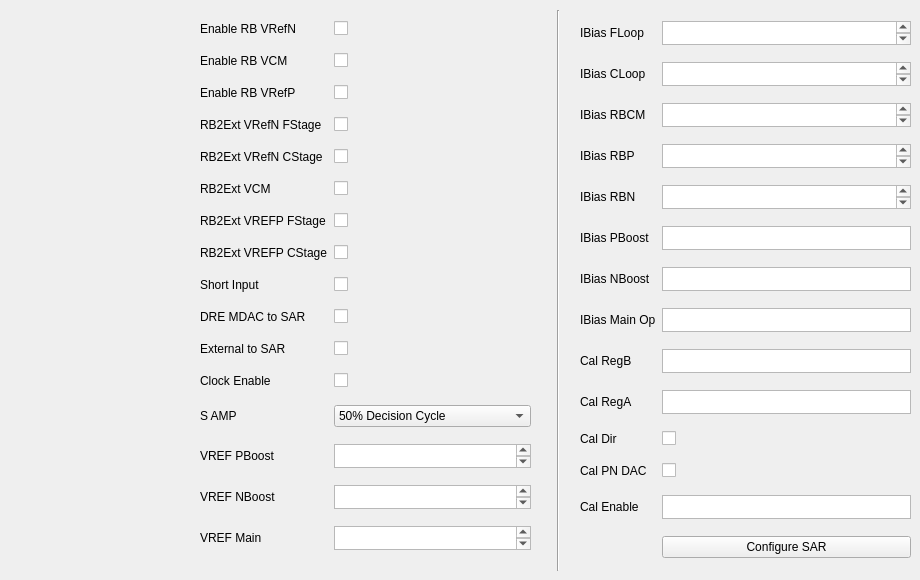
            <widget class="QWidget" name="channel1SARTab">
             <attribute name="title">
              <string>SAR</string>
             </attribute>
             <widget class="QWidget" name="gridLayoutWidget_27">
              <property name="geometry">
               <rect>
                <x>200</x>
                <y>10</y>
                <width>331</width>
                <height>561</height>
               </rect>
              </property>
              <layout class="QGridLayout" name="ch1SarGridLayout_2">
               <item row="11" column="0">
                <widget class="QLabel" name="label_34">
                 <property name="maximumSize">
                  <size>
                   <width>16777215</width>
                   <height>20</height>
                  </size>
                 </property>
                 <property name="text">
                  <string>Clock Enable</string>
                 </property>
                </widget>
               </item>
               <item row="13" column="0">
                <widget class="QLabel" name="label_35">
                 <property name="maximumSize">
                  <size>
                   <width>16777215</width>
                   <height>20</height>
                  </size>
                 </property>
                 <property name="text">
                  <string>VREF PBoost</string>
                 </property>
                </widget>
               </item>
               <item row="10" column="0">
                <widget class="QLabel" name="label_36">
                 <property name="maximumSize">
                  <size>
                   <width>16777215</width>
                   <height>20</height>
                  </size>
                 </property>
                 <property name="text">
                  <string>External to SAR</string>
                 </property>
                </widget>
               </item>
               <item row="9" column="1">
                <widget class="QCheckBox" name="coluta13ch1DREMDACToSARBox">
                 <property name="text">
                  <string/>
                 </property>
                </widget>
               </item>
               <item row="4" column="1">
                <widget class="QCheckBox" name="coluta13ch1RB2EXTVREFNCStageBox">
                 <property name="text">
                  <string/>
                 </property>
                </widget>
               </item>
               <item row="0" column="1">
                <widget class="QCheckBox" name="coluta13ch1ENRBVREFNBox">
                 <property name="text">
                  <string/>
                 </property>
                </widget>
               </item>
               <item row="0" column="0">
                <widget class="QLabel" name="coluta13ch1DATATXDriveStrength_4">
                 <property name="text">
                  <string>Enable RB VRefN</string>
                 </property>
                </widget>
               </item>
               <item row="3" column="1">
                <widget class="QCheckBox" name="coluta13ch1RB2EXTVREFNFStageBox">
                 <property name="text">
                  <string/>
                 </property>
                </widget>
               </item>
               <item row="3" column="0">
                <widget class="QLabel" name="RB2Ext">
                 <property name="text">
                  <string>RB2Ext VRefN FStage</string>
                 </property>
                </widget>
               </item>
               <item row="2" column="0">
                <widget class="QLabel" name="coluta13ch1DATAMUXSelect_2">
                 <property name="text">
                  <string>Enable RB VRefP</string>
                 </property>
                </widget>
               </item>
               <item row="6" column="0">
                <widget class="QLabel" name="label_136">
                 <property name="maximumSize">
                  <size>
                   <width>16777215</width>
                   <height>20</height>
                  </size>
                 </property>
                 <property name="text">
                  <string>RB2Ext VREFP FStage</string>
                 </property>
                </widget>
               </item>
               <item row="5" column="0">
                <widget class="QLabel" name="label_135">
                 <property name="maximumSize">
                  <size>
                   <width>16777215</width>
                   <height>20</height>
                  </size>
                 </property>
                 <property name="text">
                  <string>RB2Ext VCM</string>
                 </property>
                </widget>
               </item>
               <item row="5" column="1">
                <widget class="QCheckBox" name="coluta13ch1RB2EXTVCMBox">
                 <property name="text">
                  <string/>
                 </property>
                </widget>
               </item>
               <item row="15" column="0">
                <widget class="QLabel" name="label_37">
                 <property name="maximumSize">
                  <size>
                   <width>16777215</width>
                   <height>20</height>
                  </size>
                 </property>
                 <property name="text">
                  <string>VREF Main</string>
                 </property>
                </widget>
               </item>
               <item row="14" column="0">
                <widget class="QLabel" name="label_38">
                 <property name="maximumSize">
                  <size>
                   <width>16777215</width>
                   <height>20</height>
                  </size>
                 </property>
                 <property name="text">
                  <string>VREF NBoost</string>
                 </property>
                </widget>
               </item>
               <item row="4" column="0">
                <widget class="QLabel" name="coluta13ch1Disable_2">
                 <property name="text">
                  <string>RB2Ext VRefN CStage</string>
                 </property>
                </widget>
               </item>
               <item row="2" column="1">
                <widget class="QCheckBox" name="coluta13ch1ENRBVREFPBox">
                 <property name="text">
                  <string/>
                 </property>
                </widget>
               </item>
               <item row="9" column="0">
                <widget class="QLabel" name="ch1DecisionWidthLabel_2">
                 <property name="text">
                  <string>DRE MDAC to SAR</string>
                 </property>
                </widget>
               </item>
               <item row="8" column="0">
                <widget class="QLabel" name="ch1CalRegBLabel_2">
                 <property name="text">
                  <string>Short Input</string>
                 </property>
                </widget>
               </item>
               <item row="12" column="0">
                <widget class="QLabel" name="label_39">
                 <property name="maximumSize">
                  <size>
                   <width>16777215</width>
                   <height>20</height>
                  </size>
                 </property>
                 <property name="text">
                  <string>S AMP</string>
                 </property>
                </widget>
               </item>
               <item row="1" column="1">
                <widget class="QCheckBox" name="coluta13ch1ENRBVCMBox">
                 <property name="maximumSize">
                  <size>
                   <width>16777215</width>
                   <height>16777215</height>
                  </size>
                 </property>
                 <property name="text">
                  <string/>
                 </property>
                </widget>
               </item>
               <item row="1" column="0">
                <widget class="QLabel" name="coluta13ch1FRAMETXDriveStrength_2">
                 <property name="text">
                  <string>Enable RB VCM</string>
                 </property>
                </widget>
               </item>
               <item row="10" column="1">
                <widget class="QCheckBox" name="coluta13ch1EXTToSARBox">
                 <property name="text">
                  <string/>
                 </property>
                </widget>
               </item>
               <item row="7" column="0">
                <widget class="QLabel" name="label_137">
                 <property name="maximumSize">
                  <size>
                   <width>16777215</width>
                   <height>20</height>
                  </size>
                 </property>
                 <property name="text">
                  <string>RB2Ext VREFP CStage</string>
                 </property>
                </widget>
               </item>
               <item row="6" column="1">
                <widget class="QCheckBox" name="coluta13ch1RB2EXTVREFPFStageBox">
                 <property name="text">
                  <string/>
                 </property>
                </widget>
               </item>
               <item row="7" column="1">
                <widget class="QCheckBox" name="coluta13ch1RB2EXTVREFPCStageBox">
                 <property name="text">
                  <string/>
                 </property>
                </widget>
               </item>
               <item row="15" column="1">
                <widget class="QPlainTextEdit" name="coluta13ch1VREFMAINBox">
                 <property name="maximumSize">
                  <size>
                   <width>16777215</width>
                   <height>24</height>
                  </size>
                 </property>
                </widget>
               </item>
               <item row="14" column="1">
                <widget class="QPlainTextEdit" name="coluta13ch1VREFNBOOSTBox">
                 <property name="maximumSize">
                  <size>
                   <width>16777215</width>
                   <height>24</height>
                  </size>
                 </property>
                </widget>
               </item>
               <item row="13" column="1">
                <widget class="QPlainTextEdit" name="coluta13ch1VREFPBOOSTBox">
                 <property name="maximumSize">
                  <size>
                   <width>16777215</width>
                   <height>24</height>
                  </size>
                 </property>
                </widget>
               </item>
               <item row="11" column="1">
                <widget class="QCheckBox" name="coluta13ch1SCLKENBox">
                 <property name="text">
                  <string/>
                 </property>
                </widget>
               </item>
               <item row="12" column="1">
                <widget class="QComboBox" name="coluta13ch1SAMPBox">
                 <item>
                  <property name="text">
                   <string>50% Decision Cycle</string>
                  </property>
                 </item>
                 <item>
                  <property name="text">
                   <string>25% Decision Cycle</string>
                  </property>
                 </item>
                </widget>
               </item>
               <item row="8" column="1">
                <widget class="QCheckBox" name="coluta13ch1SHORTINPUTBox">
                 <property name="text">
                  <string/>
                 </property>
                </widget>
               </item>
              </layout>
             </widget>
             <widget class="QWidget" name="gridLayoutWidget_28">
              <property name="geometry">
               <rect>
                <x>580</x>
                <y>10</y>
                <width>331</width>
                <height>561</height>
               </rect>
              </property>
              <layout class="QGridLayout" name="ch1SarGridLayout_3">
               <item row="2" column="0">
                <widget class="QLabel" name="coluta13ch1DATAMUXSelect_3">
                 <property name="text">
                  <string>IBias RBCM</string>
                 </property>
                </widget>
               </item>
               <item row="6" column="0">
                <widget class="QLabel" name="ch1DecisionWidthLabel_3">
                 <property name="text">
                  <string>IBias NBoost</string>
                 </property>
                </widget>
               </item>
               <item row="12" column="1">
                <widget class="QPlainTextEdit" name="coluta13ch1SARCALENBox">
                 <property name="maximumSize">
                  <size>
                   <width>16777215</width>
                   <height>24</height>
                  </size>
                 </property>
                 <property name="verticalScrollBarPolicy">
                  <enum>Qt::ScrollBarAlwaysOff</enum>
                 </property>
                 <property name="horizontalScrollBarPolicy">
                  <enum>Qt::ScrollBarAlwaysOff</enum>
                 </property>
                </widget>
               </item>
               <item row="9" column="1">
                <widget class="QPlainTextEdit" name="coluta13ch1CALREGABox">
                 <property name="maximumSize">
                  <size>
                   <width>16777215</width>
                   <height>24</height>
                  </size>
                 </property>
                 <property name="verticalScrollBarPolicy">
                  <enum>Qt::ScrollBarAlwaysOff</enum>
                 </property>
                 <property name="horizontalScrollBarPolicy">
                  <enum>Qt::ScrollBarAlwaysOff</enum>
                 </property>
                </widget>
               </item>
               <item row="1" column="0">
                <widget class="QLabel" name="coluta13ch1FRAMETXDriveStrength_3">
                 <property name="text">
                  <string>IBias CLoop</string>
                 </property>
                </widget>
               </item>
               <item row="11" column="1">
                <widget class="QCheckBox" name="coluta13ch1CALPNDACBox">
                 <property name="text">
                  <string/>
                 </property>
                </widget>
               </item>
               <item row="8" column="1">
                <widget class="QPlainTextEdit" name="coluta13ch1CALREGBBox">
                 <property name="maximumSize">
                  <size>
                   <width>16777215</width>
                   <height>24</height>
                  </size>
                 </property>
                 <property name="verticalScrollBarPolicy">
                  <enum>Qt::ScrollBarAlwaysOff</enum>
                 </property>
                 <property name="horizontalScrollBarPolicy">
                  <enum>Qt::ScrollBarAlwaysOff</enum>
                 </property>
                </widget>
               </item>
               <item row="6" column="1">
                <widget class="QPlainTextEdit" name="coluta13ch1IBIASNBOOSTBox">
                 <property name="maximumSize">
                  <size>
                   <width>16777215</width>
                   <height>24</height>
                  </size>
                 </property>
                 <property name="verticalScrollBarPolicy">
                  <enum>Qt::ScrollBarAlwaysOff</enum>
                 </property>
                 <property name="horizontalScrollBarPolicy">
                  <enum>Qt::ScrollBarAlwaysOff</enum>
                 </property>
                </widget>
               </item>
               <item row="10" column="0">
                <widget class="QLabel" name="label_40">
                 <property name="maximumSize">
                  <size>
                   <width>16777215</width>
                   <height>20</height>
                  </size>
                 </property>
                 <property name="text">
                  <string>Cal Dir</string>
                 </property>
                </widget>
               </item>
               <item row="10" column="1">
                <widget class="QCheckBox" name="coluta13ch1CALDIRBox">
                 <property name="text">
                  <string/>
                 </property>
                </widget>
               </item>
               <item row="12" column="0">
                <widget class="QLabel" name="label_41">
                 <property name="maximumSize">
                  <size>
                   <width>16777215</width>
                   <height>20</height>
                  </size>
                 </property>
                 <property name="text">
                  <string>Cal Enable</string>
                 </property>
                </widget>
               </item>
               <item row="7" column="0">
                <widget class="QLabel" name="label_42">
                 <property name="maximumSize">
                  <size>
                   <width>16777215</width>
                   <height>20</height>
                  </size>
                 </property>
                 <property name="text">
                  <string>IBias Main Op</string>
                 </property>
                </widget>
               </item>
               <item row="8" column="0">
                <widget class="QLabel" name="label_43">
                 <property name="maximumSize">
                  <size>
                   <width>16777215</width>
                   <height>20</height>
                  </size>
                 </property>
                 <property name="text">
                  <string>Cal RegB</string>
                 </property>
                </widget>
               </item>
               <item row="3" column="0">
                <widget class="QLabel" name="RB2Ext_2">
                 <property name="text">
                  <string>IBias RBP</string>
                 </property>
                </widget>
               </item>
               <item row="11" column="0">
                <widget class="QLabel" name="label_44">
                 <property name="maximumSize">
                  <size>
                   <width>16777215</width>
                   <height>20</height>
                  </size>
                 </property>
                 <property name="text">
                  <string>Cal PN DAC</string>
                 </property>
                </widget>
               </item>
               <item row="4" column="0">
                <widget class="QLabel" name="coluta13ch1Disable_3">
                 <property name="text">
                  <string>IBias RBN</string>
                 </property>
                </widget>
               </item>
               <item row="7" column="1">
                <widget class="QPlainTextEdit" name="coluta13ch1IBIASMAINOPBox">
                 <property name="maximumSize">
                  <size>
                   <width>16777215</width>
                   <height>24</height>
                  </size>
                 </property>
                 <property name="verticalScrollBarPolicy">
                  <enum>Qt::ScrollBarAlwaysOff</enum>
                 </property>
                 <property name="horizontalScrollBarPolicy">
                  <enum>Qt::ScrollBarAlwaysOff</enum>
                 </property>
                </widget>
               </item>
               <item row="0" column="0">
                <widget class="QLabel" name="coluta13ch1DATATXDriveStrength_5">
                 <property name="maximumSize">
                  <size>
                   <width>16777215</width>
                   <height>20</height>
                  </size>
                 </property>
                 <property name="text">
                  <string>IBias FLoop</string>
                 </property>
                </widget>
               </item>
               <item row="5" column="0">
                <widget class="QLabel" name="ch1CalRegBLabel_3">
                 <property name="text">
                  <string>IBias PBoost</string>
                 </property>
                </widget>
               </item>
               <item row="9" column="0">
                <widget class="QLabel" name="label_45">
                 <property name="maximumSize">
                  <size>
                   <width>16777215</width>
                   <height>20</height>
                  </size>
                 </property>
                 <property name="text">
                  <string>Cal RegA</string>
                 </property>
                </widget>
               </item>
               <item row="5" column="1">
                <widget class="QPlainTextEdit" name="coluta13ch1IBIASPBOOSTBox">
                 <property name="maximumSize">
                  <size>
                   <width>16777215</width>
                   <height>24</height>
                  </size>
                 </property>
                 <property name="verticalScrollBarPolicy">
                  <enum>Qt::ScrollBarAlwaysOff</enum>
                 </property>
                 <property name="horizontalScrollBarPolicy">
                  <enum>Qt::ScrollBarAlwaysOff</enum>
                 </property>
                </widget>
               </item>
               <item row="0" column="1">
                <widget class="QPlainTextEdit" name="coluta13ch1IBIASFLOOPBox">
                 <property name="maximumSize">
                  <size>
                   <width>16777215</width>
                   <height>24</height>
                  </size>
                 </property>
                </widget>
               </item>
               <item row="1" column="1">
                <widget class="QPlainTextEdit" name="coluta13ch1IBIASCLOOPBox">
                 <property name="maximumSize">
                  <size>
                   <width>16777215</width>
                   <height>24</height>
                  </size>
                 </property>
                </widget>
               </item>
               <item row="2" column="1">
                <widget class="QPlainTextEdit" name="coluta13ch1IBIASRBCMBox">
                 <property name="maximumSize">
                  <size>
                   <width>16777215</width>
                   <height>24</height>
                  </size>
                 </property>
                </widget>
               </item>
               <item row="3" column="1">
                <widget class="QPlainTextEdit" name="coluta13ch1IBIASRBPBox">
                 <property name="maximumSize">
                  <size>
                   <width>16777215</width>
                   <height>24</height>
                  </size>
                 </property>
                </widget>
               </item>
               <item row="4" column="1">
                <widget class="QPlainTextEdit" name="coluta13ch1IBIASRBNBox">
                 <property name="maximumSize">
                  <size>
                   <width>16777215</width>
                   <height>24</height>
                  </size>
                 </property>
                </widget>
               </item>
               <item row="14" column="1">
                <widget class="QPushButton" name="coluta13ch1ConfigureButton">
                 <property name="text">
                  <string>Configure SAR</string>
                 </property>
                </widget>
               </item>
              </layout>
             </widget>
             <widget class="Line" name="line_2">
              <property name="geometry">
               <rect>
                <x>550</x>
                <y>10</y>
                <width>16</width>
                <height>561</height>
               </rect>
              </property>
              <property name="orientation">
               <enum>Qt::Vertical</enum>
              </property>
             </widget>
            </widget>
